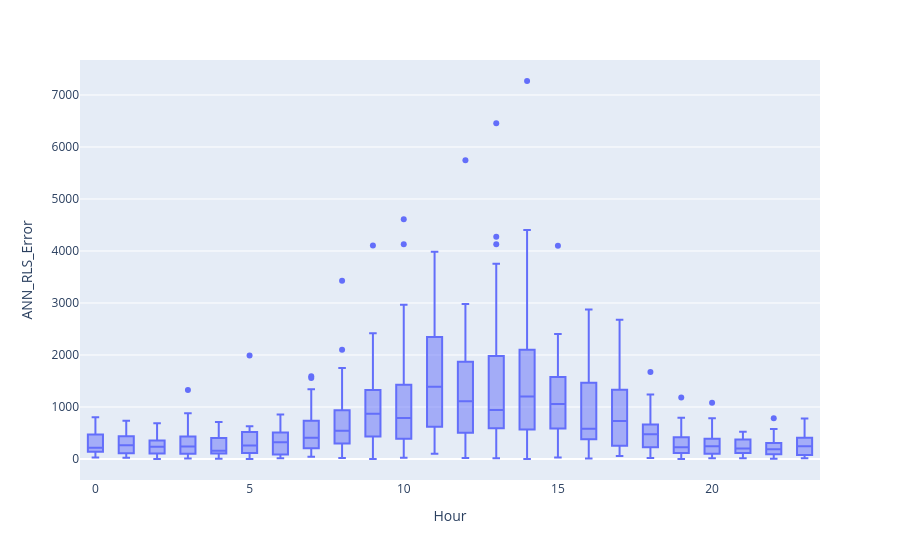

This figure's notebook cell:
### Code cell
px.box(combined_errors, y='ANN_RLS_Error', x='Hour').show()
px.box(combined_errors, y='LSTM_RLS_Error', x='Hour').show()
px.box(combined_errors, y='Final_RLS_Error', x='Hour').show()

### Figure 1 — Plotly figure (JSON) as saved in the notebook; plotly's stock layout.template omitted (floating-point values rounded to 4 significant figures; data arrays with more than 128 entries replaced by an {"elided": "..."} marker saying what was removed)
{"data": [{"alignmentgroup": "True", "hovertemplate": "Hour=%{x}<br>ANN_RLS_Error=%{y}<extra></extra>", "legendgroup": "", "marker": {"color": "#636efa"}, "name": "", "notched": false, "offsetgroup": "", "orientation": "v", "showlegend": false, "type": "box", "x": {"elided": "1008 int values"}, "x0": " ", "xaxis": "x", "y": {"elided": "1008 float values"}, "y0": " ", "yaxis": "y"}], "layout": {"boxmode": "group", "legend": {"tracegroupgap": 0}, "margin": {"t": 60}, "xaxis": {"anchor": "y", "domain": [0, 1], "title": {"text": "Hour"}}, "yaxis": {"anchor": "x", "domain": [0, 1], "title": {"text": "ANN_RLS_Error"}}}}
